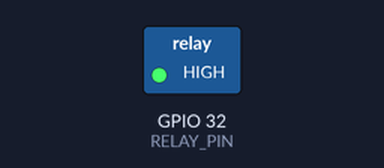
A sketch run on a simulated ESP32. Shown: switched loads named in the sketch (green lamp = pin HIGH). Dashed ring = blinking. What the sketch prints to the serial monitor is not drawn.

Above: at 0.5 s.
Timing chart, 0 to 4.6 s (numbered marks = the images above):
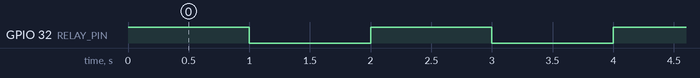

The sketch:

A_Relay.ino
```cpp
// Appendix A: click the relay on and off
// Relay board: S on pin 32, + to VIN (5 V). It switches the red LED.

const int RELAY_PIN = 32;

void setup() {
  Serial.begin(115200);
  pinMode(RELAY_PIN, OUTPUT);
}

void loop() {
  digitalWrite(RELAY_PIN, HIGH);   // click: LED on
  Serial.println("relay ON");
  delay(1000);
  digitalWrite(RELAY_PIN, LOW);    // clack: LED off
  Serial.println("relay OFF");
  delay(1000);
}
```

Measured:
- by itself, GPIO 32 (RELAY_PIN): alternates HIGH for 1.0 s and LOW for 1.0 s
